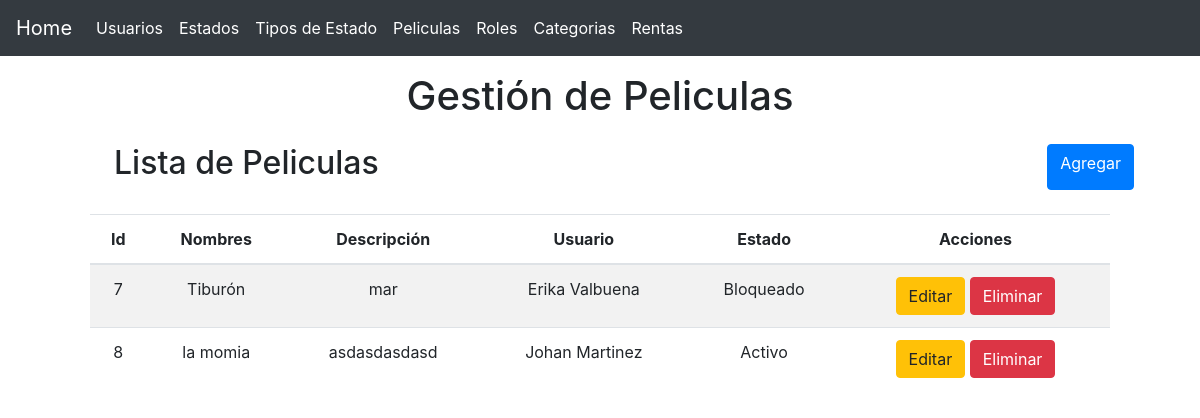
The page /?controller=movie on the database its author committed.
### tables this page shows
CREATE TABLE `movies` (
  `id` int(11) NOT NULL,
  `name` varchar(45) NOT NULL,
  `description` varchar(45) NOT NULL,
  `user_id` int(11) NOT NULL,
  `status_id` int(11) NOT NULL
);

CREATE TABLE `users` (
  `id` int(11) NOT NULL,
  `name` varchar(45) NOT NULL,
  `email` varchar(45) NOT NULL,
  `password` varchar(45) NOT NULL,
  `role_id` int(11) NOT NULL,
  `status_id` int(11) NOT NULL
);

CREATE TABLE `statuses` (
  `id` int(11) NOT NULL,
  `name` varchar(45) NOT NULL,
  `type_statuses_id` int(11) NOT NULL
);

### controllers/MovieController.php (called while the page is built, shortened)
<?php
require 'models/Movie.php';
class MovieController
{
    private $MovieModel;
    public function __construct()
    {
        $this ->MovieModel = new Movie;
    }
    public function index()
    {
    	require 'views/layout.php';
        $Movies= $this ->MovieModel -> getAll();
        require 'views/Movie/list.php';
    }
}

### models/Movie.php (called while the page is built, shortened)
<?php
class Movie
{
    public function __construct()
    {
        try {
            $this->pdo = new Database;
        } catch (PDOException $e) {
            die($e->getMessage());
        }
    }
    public function getAll()
    {
        try {
            $strSql = 'SELECT m.*, u.name as user, s.name as status FROM movies m INNER JOIN users u INNER JOIN statuses s ON s.id=m.status_id AND u.id=m.user_id';
            $query = $this->pdo->select($strSql);
            return $query;
        } catch (PDOException $e) {
            die($e->getMessage());
        }
    }
}

### providers/Database.php (called while the page is built, shortened)
<?php
class Database extends PDO
{
    public function select($strSql, $arrayData = array(), $fetchMode = PDO::FETCH_OBJ)
    {
    	$query = $this->prepare($strSql);
    	if( !$query->execute() ) {
    		echo "Error, la consulta no se realizó";
    	} else {
    		return $query->fetchAll($fetchMode);
    	}
    }
}

### views/Movie/list.php (the view)
<main class="container">
<main class="container">
	<section class="col-md-12 text-center">
		<div class="mt-3">
			<h1>Gestión de Peliculas</h1>
		</div>
		<div class="col-md-12 m-4 d-flex justify-content-between">
			<h2>Lista de Peliculas</h2>
			<a href="?controller=Movie&method=add" class="btn btn-primary">Agregar</a>
		</div>
		<section class="col-md-12 flex-nowrap table-responsive">
			<table class="table table-striped table-hover">
				<thead>
					<tr>
						<th>Id</th>
						<th>Nombres</th>
						<th>Descripción</th>
						<th>Usuario</th>
						<th>Estado</th>
						<th>Acciones</th>
					</tr>
				</thead>
				<tbody>
					<?php foreach($Movies as $Movie): ?>
						<tr>
							<td><?php echo $Movie->id ?></td>
							<td><?php echo $Movie->name ?></td>
							<td><?php echo $Movie->description ?></td>
							<td><?php echo $Movie->user ?></td>
							<td><?php echo $Movie->status ?></td>
							<td>
								<a href="?controller=Movie&method=edit&id=<?php echo $Movie->id?>" class="btn btn-warning" title="Editar Usuario">Editar</a>
								<a href="?controller=Movie&method=delete&id=<?php echo $Movie->id?>" class="btn btn-danger" title="Eliminar Usuario">Eliminar</a>
							</td>
						</tr>
					<?php endforeach ?>
				</tbody>
			</table>
		</section>
	</section>
</main>

### rows shown on the page
movies: id "7", name "Tiburón", description "mar", user.name "Erika Valbuena", status.name "Bloqueado"
movies: id "8", name "la momia", description "asdasdasdasd", user.name "Johan Martinez", status.name "Activo"
